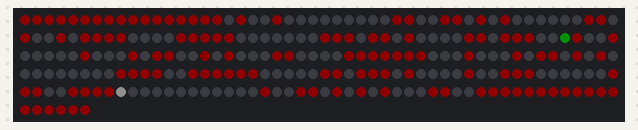
A sketch run on a simulated Arduino Uno, built with avr-gcc and run on an emulated ATmega328P. Parts: 256 RGB LEDs in strip order, left to right, continuing on the next row. Dim RGB values are drawn brighter than linear; what the sketch prints to the serial monitor is not drawn.

Above: at 0.1 s.

The sketch:

sketch_maze1.ino
```cpp
//maze1

#include <FastLED.h>

#define LED_PIN 8
#define NUM_LEDS 256
#define BRIGHTNESS 16

CRGB leds[NUM_LEDS];

int wall[] = {240, 239, 207, 176, 175, 144, 143, 112, 111, 80, 79, 48, 47, 16, 15, 238, 206, 242, 205, 178, 146, 141, 109, 82, 77, 50, 18, 13,
              204, 179, 115, 76, 235, 180, 148, 75, 11, 234,  117, 53, 21, 182, 137, 105, 200, 168, 87, 55, 40, 8, 248, 199, 167, 88, 56,
              230, 166, 121, 57, 38, 165, 133, 122, 90, 58, 228, 187, 164, 132, 91, 36, 220, 131, 99, 92, 67, 35, 3, 226, 130, 66, 190, 161, 158,
              129, 65, 255, 224, 223, 192, 191, 160, 159, 128, 127, 96, 64, 63, 32, 31, 0, 241, 243, 244, 245, 246, 247, 249, 250, 251, 252, 253, 254,
              14, 12, 10, 9, 7, 6, 5, 4, 2, 1, 201, 169};

void setup() {
  FastLED.addLeds<WS2812, LED_PIN, GRB>(leds, NUM_LEDS);
  FastLED.setBrightness(BRIGHTNESS);

  Serial.begin(9600);
}

void loop() {

  int wall_size = sizeof(wall)/sizeof(wall[0]);

  Serial.println(wall_size);

  for(int i = 0; i < wall_size; i++){
    leds[wall[i]] = CRGB(255, 0, 0);
  }

  leds[95] = CRGB(0, 255, 0); //starting point
  leds[208] = CRGB(255, 255, 255); //finish

  FastLED.show();


}
```
